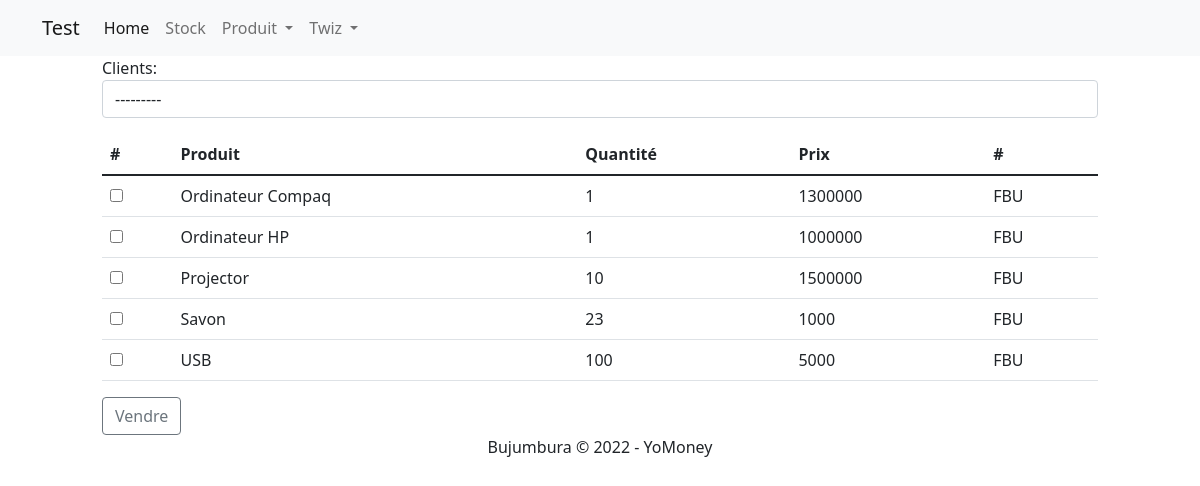
The page /list/ (signed in) on the database as committed earlier.
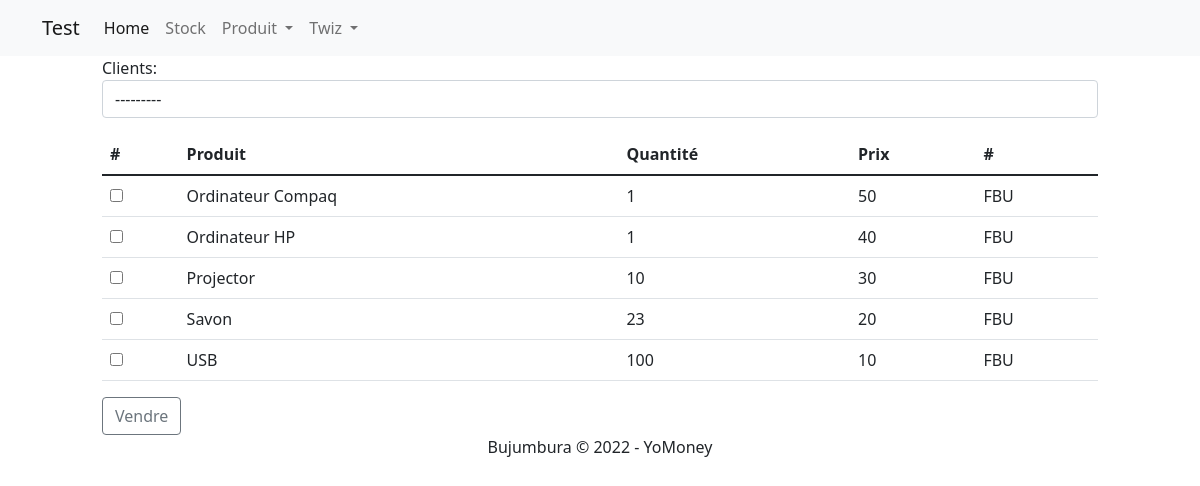
The same page on the database as committed later.
### Base/models.py (models this page shows, shortened)
class Products(models.Model):
    user = models.ForeignKey(User, on_delete=models.CASCADE)
    name = models.CharField(null=True, blank=True, max_length=50)
    quantity = models.IntegerField(null=True, blank=True)
    price = models.IntegerField(null=True, blank=True)
    class Meta:
        ordering = ['name']

### Base/views.py (the view, shortened to what this page needs)
# urls.py: path('list/', views.productList, name='list'),
@login_required
def productList(request):
    usr = ClientProfile.objects.all()
    header_title = "Liste des produits"
    order = OrdersNo.objects.all().count()
    neworder = order + 1
    getDataList = Products.objects.all()
    i = request.POST.getlist('checks[]')    #We check selected checkbox
    ii = request.POST.getlist('checks1[]') #We look for quantity
    i_len = str(len(i))
    ii_empty_strings = list(filter(None, ii))
    ii_len = str(len(ii_empty_strings))
    form = OrderForm(request.POST)
    form = OrderForm()
    return render(request, "productlist.html", locals())

### Base/forms.py
class OrderForm(forms.ModelForm):
    client = forms.ModelChoiceField(
        widget=forms.Select(
            attrs={'placeholder': 'Nom du client', 'class': 'form-control'}),
        queryset=ClientProfile.objects.all(),
        label='Clients')
    class Meta:
        model = OrdersNo
        fields = ('client',)

### Base/models.py (called while the page is built)
    def __str__(self):
        return f"{self.client} - {self.phone}"

### Base/templates/productlist.html (shortened to what this page needs)
{% extends "base.html" %}
{% load static %}
{% block content %}
<div class="row">
  <div class="col-1 col-sm-1 col-xm-12"></div>
  <div class="col-10 col-sm-10 col-xm-12">
	<form method="POST" action="." enctype="multipart/form-data">
		{{ form.as_p }}
		<table class="table">
	  <thead>
	    <tr>
		  <th scope="col">#</th>
	      <th scope="col">Produit</th>
	      <th scope="col">Quantité</th>
	      <th scope="col">Prix</th>
		  <th scope="col">#</th>
	    </tr>
	  </thead>
	  <tbody>
	  {% for item in getDataList %}
	    <tr>
		  <td>
			  <input type="checkbox" name="checks[]" value={{item.pk}}><br>
		  </td>
	      <td>{{item.name}}</td>
	      <td>{{item.quantity}}</td>
	      <td>{{item.price}}</td>
		  <td>FBU</td>
	    </tr>
	  {% endfor %}
	  </tbody>
	</table>
	<div class="row">
		<div class="d-grid gap-2 d-md-flex justify-content-md-start col-6">
			<button class="btn btn-outline-secondary" type="submit" name="button">Vendre</button>
		</div>
	</div>
	</form>
  </div>
  <div class="col-1 col-sm-1 col-xm-12"></div>
</div>
{% endblock %}

Rows that differ between the two databases and show on the page:
changed Products "Ordinateur Compaq": price "1300000" → "50"
changed Products "Ordinateur HP": price "1000000" → "40"
changed Products "Projector": price "1500000" → "30"
changed Products "Savon": price "1000" → "20"
changed Products "USB": price "5000" → "10"
